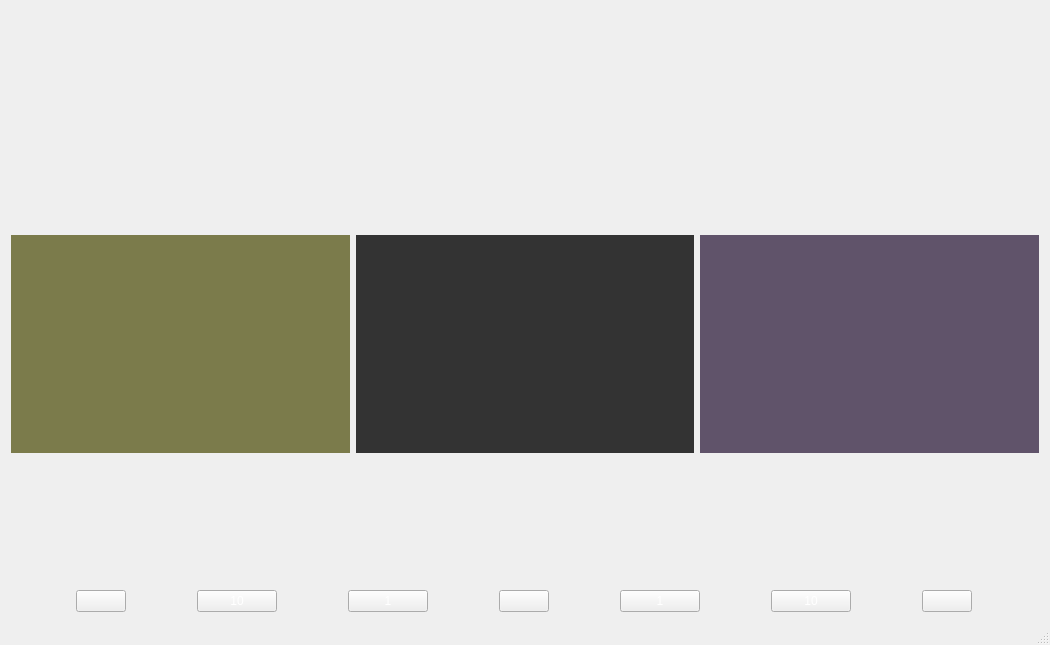
<?xml version="1.0" encoding="UTF-8"?>
<ui version="4.0">
 <class>AnnotatorWindow</class>
 <widget class="QMainWindow" name="AnnotatorWindow">
  <property name="geometry">
   <rect>
    <x>0</x>
    <y>0</y>
    <width>1050</width>
    <height>645</height>
   </rect>
  </property>
  <property name="sizePolicy">
   <sizepolicy hsizetype="Fixed" vsizetype="Preferred">
    <horstretch>0</horstretch>
    <verstretch>0</verstretch>
   </sizepolicy>
  </property>
  <property name="minimumSize">
   <size>
    <width>50</width>
    <height>0</height>
   </size>
  </property>
  <property name="windowTitle">
   <string>Freeplay Sandox Dataset -- Annotator</string>
  </property>
  <property name="windowIcon">
   <iconset theme="view-paged-symbolic">
    <normaloff>.</normaloff>.</iconset>
  </property>
  <property name="iconSize">
   <size>
    <width>64</width>
    <height>64</height>
   </size>
  </property>
  <widget class="QWidget" name="centralWidget">
   <property name="autoFillBackground">
    <bool>false</bool>
   </property>
   <property name="styleSheet">
    <string notr="true">QWidget#centralWidget {background-color: rgb(0,0,0)}
QWidget#centralWidget &gt; QPushButton {background-color: rgb(0,0,0)}</string>
   </property>
   <layout class="QVBoxLayout" name="verticalLayout">
    <item>
     <layout class="QHBoxLayout" name="horizontalLayout_2" stretch="1,2,1">
      <item>
       <spacer name="horizontalSpacer">
        <property name="orientation">
         <enum>Qt::Horizontal</enum>
        </property>
        <property name="sizeHint" stdset="0">
         <size>
          <width>40</width>
          <height>20</height>
         </size>
        </property>
       </spacer>
      </item>
      <item>
       <widget class="ImageViewer" name="envView" native="true">
        <property name="sizePolicy">
         <sizepolicy hsizetype="Preferred" vsizetype="Preferred">
          <horstretch>0</horstretch>
          <verstretch>0</verstretch>
         </sizepolicy>
        </property>
        <property name="minimumSize">
         <size>
          <width>0</width>
          <height>0</height>
         </size>
        </property>
       </widget>
      </item>
      <item>
       <spacer name="horizontalSpacer_2">
        <property name="orientation">
         <enum>Qt::Horizontal</enum>
        </property>
        <property name="sizeHint" stdset="0">
         <size>
          <width>40</width>
          <height>20</height>
         </size>
        </property>
       </spacer>
      </item>
     </layout>
    </item>
    <item>
     <layout class="QHBoxLayout" name="horizontalLayout">
      <item>
       <widget class="ImageViewer" name="yellowView" native="true">
        <property name="autoFillBackground">
         <bool>false</bool>
        </property>
        <property name="styleSheet">
         <string notr="true">background-color: rgb(123, 123, 75);</string>
        </property>
       </widget>
      </item>
      <item>
       <widget class="ImageViewer" name="sandtrayView" native="true">
        <property name="autoFillBackground">
         <bool>false</bool>
        </property>
        <property name="styleSheet">
         <string notr="true">background-color: #333</string>
        </property>
       </widget>
      </item>
      <item>
       <widget class="ImageViewer" name="purpleView" native="true">
        <property name="autoFillBackground">
         <bool>false</bool>
        </property>
        <property name="styleSheet">
         <string notr="true">background-color: rgb(96, 83, 106);</string>
        </property>
       </widget>
      </item>
     </layout>
    </item>
    <item>
     <widget class="Timeline" name="timeline" native="true">
      <property name="minimumSize">
       <size>
        <width>0</width>
        <height>125</height>
       </size>
      </property>
      <property name="maximumSize">
       <size>
        <width>16777215</width>
        <height>125</height>
       </size>
      </property>
     </widget>
    </item>
    <item>
     <layout class="QHBoxLayout" name="buttonsLayout">
      <item>
       <widget class="QPushButton" name="jumpStartBtn">
        <property name="sizePolicy">
         <sizepolicy hsizetype="Fixed" vsizetype="Fixed">
          <horstretch>0</horstretch>
          <verstretch>0</verstretch>
         </sizepolicy>
        </property>
        <property name="minimumSize">
         <size>
          <width>50</width>
          <height>0</height>
         </size>
        </property>
        <property name="focusPolicy">
         <enum>Qt::NoFocus</enum>
        </property>
        <property name="styleSheet">
         <string notr="true">color:white</string>
        </property>
        <property name="text">
         <string/>
        </property>
        <property name="icon">
         <iconset theme="go-first-symbolic">
          <normaloff>.</normaloff>.</iconset>
        </property>
       </widget>
      </item>
      <item>
       <widget class="QPushButton" name="jumpBack10Btn">
        <property name="sizePolicy">
         <sizepolicy hsizetype="Fixed" vsizetype="Fixed">
          <horstretch>0</horstretch>
          <verstretch>0</verstretch>
         </sizepolicy>
        </property>
        <property name="minimumSize">
         <size>
          <width>50</width>
          <height>0</height>
         </size>
        </property>
        <property name="focusPolicy">
         <enum>Qt::NoFocus</enum>
        </property>
        <property name="styleSheet">
         <string notr="true">color:white</string>
        </property>
        <property name="text">
         <string>10</string>
        </property>
        <property name="icon">
         <iconset theme="media-seek-backward-symbolic">
          <normaloff>.</normaloff>.</iconset>
        </property>
       </widget>
      </item>
      <item>
       <widget class="QPushButton" name="jumpBack1Btn">
        <property name="sizePolicy">
         <sizepolicy hsizetype="Fixed" vsizetype="Fixed">
          <horstretch>0</horstretch>
          <verstretch>0</verstretch>
         </sizepolicy>
        </property>
        <property name="minimumSize">
         <size>
          <width>50</width>
          <height>0</height>
         </size>
        </property>
        <property name="focusPolicy">
         <enum>Qt::NoFocus</enum>
        </property>
        <property name="styleSheet">
         <string notr="true">color:white</string>
        </property>
        <property name="text">
         <string>1</string>
        </property>
        <property name="icon">
         <iconset theme="media-seek-backward-symbolic">
          <normaloff>.</normaloff>.</iconset>
        </property>
       </widget>
      </item>
      <item>
       <widget class="QPushButton" name="pauseBtn">
        <property name="sizePolicy">
         <sizepolicy hsizetype="Fixed" vsizetype="Fixed">
          <horstretch>0</horstretch>
          <verstretch>0</verstretch>
         </sizepolicy>
        </property>
        <property name="minimumSize">
         <size>
          <width>50</width>
          <height>0</height>
         </size>
        </property>
        <property name="focusPolicy">
         <enum>Qt::NoFocus</enum>
        </property>
        <property name="styleSheet">
         <string notr="true">color:white</string>
        </property>
        <property name="text">
         <string/>
        </property>
        <property name="icon">
         <iconset theme="media-playback-pause-symbolic">
          <normaloff>.</normaloff>.</iconset>
        </property>
       </widget>
      </item>
      <item>
       <widget class="QPushButton" name="jumpFwd1Btn">
        <property name="sizePolicy">
         <sizepolicy hsizetype="Fixed" vsizetype="Fixed">
          <horstretch>0</horstretch>
          <verstretch>0</verstretch>
         </sizepolicy>
        </property>
        <property name="minimumSize">
         <size>
          <width>50</width>
          <height>0</height>
         </size>
        </property>
        <property name="focusPolicy">
         <enum>Qt::NoFocus</enum>
        </property>
        <property name="styleSheet">
         <string notr="true">color:white</string>
        </property>
        <property name="text">
         <string>1</string>
        </property>
        <property name="icon">
         <iconset theme="media-seek-forward-symbolic">
          <normaloff>.</normaloff>.</iconset>
        </property>
       </widget>
      </item>
      <item>
       <widget class="QPushButton" name="jumpFwd10Btn">
        <property name="sizePolicy">
         <sizepolicy hsizetype="Fixed" vsizetype="Fixed">
          <horstretch>0</horstretch>
          <verstretch>0</verstretch>
         </sizepolicy>
        </property>
        <property name="minimumSize">
         <size>
          <width>50</width>
          <height>0</height>
         </size>
        </property>
        <property name="focusPolicy">
         <enum>Qt::NoFocus</enum>
        </property>
        <property name="styleSheet">
         <string notr="true">color:white</string>
        </property>
        <property name="text">
         <string>10</string>
        </property>
        <property name="icon">
         <iconset theme="media-seek-forward-symbolic">
          <normaloff>.</normaloff>.</iconset>
        </property>
       </widget>
      </item>
      <item>
       <widget class="QPushButton" name="jumpEndBtn">
        <property name="sizePolicy">
         <sizepolicy hsizetype="Fixed" vsizetype="Fixed">
          <horstretch>0</horstretch>
          <verstretch>0</verstretch>
         </sizepolicy>
        </property>
        <property name="minimumSize">
         <size>
          <width>50</width>
          <height>0</height>
         </size>
        </property>
        <property name="focusPolicy">
         <enum>Qt::NoFocus</enum>
        </property>
        <property name="styleSheet">
         <string notr="true">color:white</string>
        </property>
        <property name="text">
         <string/>
        </property>
        <property name="icon">
         <iconset theme="go-last-symbolic">
          <normaloff>.</normaloff>.</iconset>
        </property>
       </widget>
      </item>
     </layout>
    </item>
   </layout>
  </widget>
  <widget class="QStatusBar" name="statusBar"/>
 </widget>
 <layoutdefault spacing="6" margin="11"/>
 <customwidgets>
  <customwidget>
   <class>ImageViewer</class>
   <extends>QWidget</extends>
   <header>src/imageviewer.hpp</header>
   <container>1</container>
  </customwidget>
  <customwidget>
   <class>Timeline</class>
   <extends>QWidget</extends>
   <header>src/timeline.hpp</header>
   <container>1</container>
  </customwidget>
 </customwidgets>
 <resources/>
 <connections/>
</ui>
